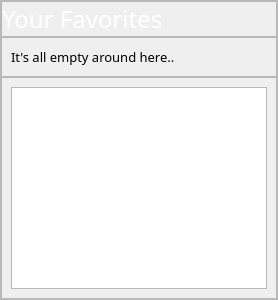
                <widget class="QFrame" name="frame_5">
                 <property name="minimumSize">
                  <size>
                   <width>0</width>
                   <height>300</height>
                  </size>
                 </property>
                 <property name="frameShape">
                  <enum>QFrame::StyledPanel</enum>
                 </property>
                 <property name="frameShadow">
                  <enum>QFrame::Raised</enum>
                 </property>
                 <layout class="QGridLayout" name="gridLayout_16">
                  <property name="leftMargin">
                   <number>0</number>
                  </property>
                  <property name="topMargin">
                   <number>0</number>
                  </property>
                  <property name="rightMargin">
                   <number>0</number>
                  </property>
                  <property name="bottomMargin">
                   <number>0</number>
                  </property>
                  <property name="spacing">
                   <number>0</number>
                  </property>
                  <item row="0" column="0">
                   <widget class="QFrame" name="frame_12">
                    <property name="frameShape">
                     <enum>QFrame::StyledPanel</enum>
                    </property>
                    <property name="frameShadow">
                     <enum>QFrame::Raised</enum>
                    </property>
                    <layout class="QGridLayout" name="gridLayout_14">
                     <property name="leftMargin">
                      <number>0</number>
                     </property>
                     <property name="topMargin">
                      <number>0</number>
                     </property>
                     <property name="rightMargin">
                      <number>0</number>
                     </property>
                     <property name="bottomMargin">
                      <number>0</number>
                     </property>
                     <property name="horizontalSpacing">
                      <number>0</number>
                     </property>
                     <item row="0" column="0">
                      <widget class="QLabel" name="label_5">
                       <property name="font">
                        <font>
                         <family>Inter 24pt SemiBold</family>
                         <pointsize>18</pointsize>
                        </font>
                       </property>
                       <property name="styleSheet">
                        <string notr="true">background-color:rgba(0,0,0,0); color:white;</string>
                       </property>
                       <property name="text">
                        <string>Your Favorites</string>
                       </property>
                      </widget>
                     </item>
                    </layout>
                   </widget>
                  </item>
                  <item row="1" column="0">
                   <widget class="QFrame" name="frame_16">
                    <property name="frameShape">
                     <enum>QFrame::StyledPanel</enum>
                    </property>
                    <property name="frameShadow">
                     <enum>QFrame::Raised</enum>
                    </property>
                    <layout class="QGridLayout" name="gridLayout_25">
                     <item row="0" column="0">
                      <widget class="QLabel" name="label_7">
                       <property name="maximumSize">
                        <size>
                         <width>180</width>
                         <height>16777215</height>
                        </size>
                       </property>
                       <property name="font">
                        <font>
                         <family>Inter 18pt Light</family>
                         <pointsize>10</pointsize>
                        </font>
                       </property>
                       <property name="text">
                        <string>It's all empty around here..</string>
                       </property>
                      </widget>
                     </item>
                     <item row="0" column="1">
                      <spacer name="horizontalSpacer_5">
                       <property name="orientation">
                        <enum>Qt::Horizontal</enum>
                       </property>
                       <property name="sizeHint" stdset="0">
                        <size>
                         <width>40</width>
                         <height>20</height>
                        </size>
                       </property>
                      </spacer>
                     </item>
                    </layout>
                   </widget>
                  </item>
                  <item row="2" column="0">
                   <widget class="QFrame" name="frame_13">
                    <property name="frameShape">
                     <enum>QFrame::StyledPanel</enum>
                    </property>
                    <property name="frameShadow">
                     <enum>QFrame::Raised</enum>
                    </property>
                    <layout class="QGridLayout" name="gridLayout_15">
                     <item row="1" column="0">
                      <widget class="QListWidget" name="favourites">
                       <property name="styleSheet">
                        <string notr="true">    QListWidget::item {
        selection-background-color: transparent; /* No background on selection */
        selection-color: transparent;            /* No text color change on selection */
        outline: none;              
	border:none;             /* Remove white selection border */
    }

    QListWidget::item:hover {
        background-color: transparent;           /* No hover effect */                     
        outline: none;              
	border:none; /* Keep the same text color */
    }

    QListWidget::item:selected {
        background-color: transparent;           /* No background on selection */
             /* No selection border */
        outline: none;              
	border:none;
    }</string>
                       </property>
                       <property name="textElideMode">
                        <enum>Qt::ElideLeft</enum>
                       </property>
                       <property name="verticalScrollMode">
                        <enum>QAbstractItemView::ScrollPerPixel</enum>
                       </property>
                       <property name="horizontalScrollMode">
                        <enum>QAbstractItemView::ScrollPerPixel</enum>
                       </property>
                       <property name="movement">
                        <enum>QListView::Static</enum>
                       </property>
                       <property name="flow">
                        <enum>QListView::LeftToRight</enum>
                       </property>
                       <property name="isWrapping" stdset="0">
                        <bool>false</bool>
                       </property>
                       <property name="resizeMode">
                        <enum>QListView::Fixed</enum>
                       </property>
                       <property name="layoutMode">
                        <enum>QListView::SinglePass</enum>
                       </property>
                       <property name="spacing">
                        <number>8</number>
                       </property>
                       <property name="viewMode">
                        <enum>QListView::ListMode</enum>
                       </property>
                       <property name="uniformItemSizes">
                        <bool>true</bool>
                       </property>
                       <property name="selectionRectVisible">
                        <bool>false</bool>
                       </property>
                      </widget>
                     </item>
                    </layout>
                   </widget>
                  </item>
                 </layout>
                </widget>
